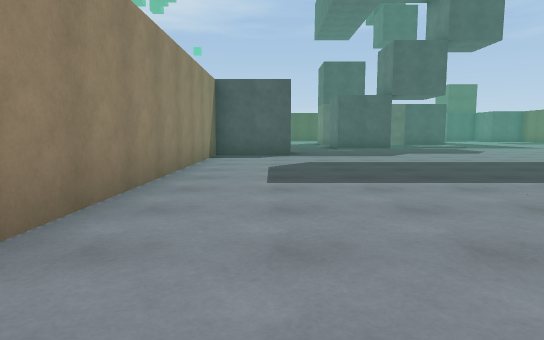
[1] (above)

22 first-person views from a walk through a Unity game level. The camera is 1.2 m above the floor, tilts 6° down and sees 75° across. The floor is counted in squares, 2 m on a side. Each view is taken from the middle of a square. On the plan, view 1 faces up. The plan holds only what a view shows up to about 10 squares ahead; the rest is blank. The place goes on beyond the plan. The player character is not drawn.

[2]
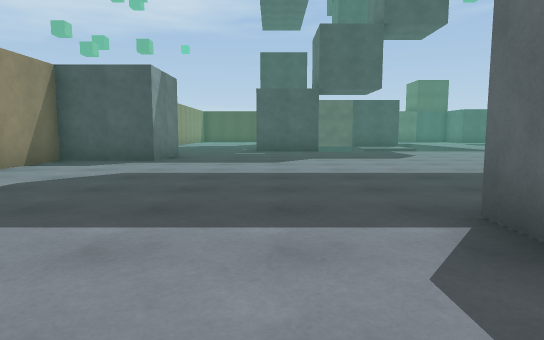

[3]
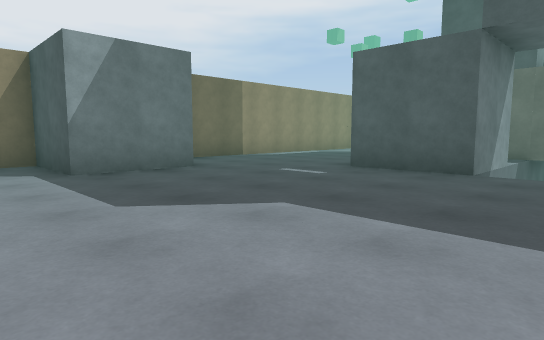

[4]
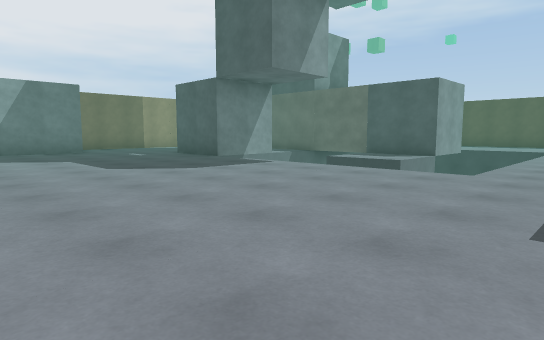

[5]
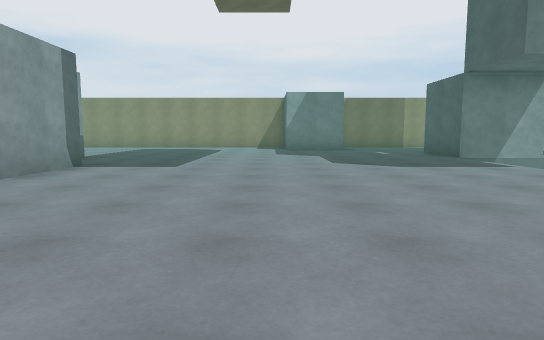

[6]
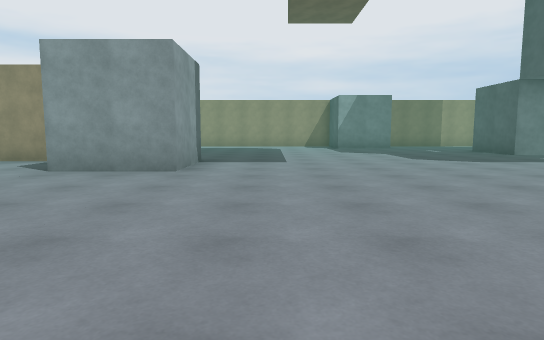

[7]
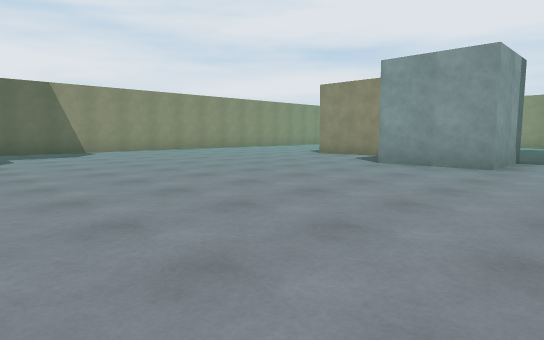

[8]
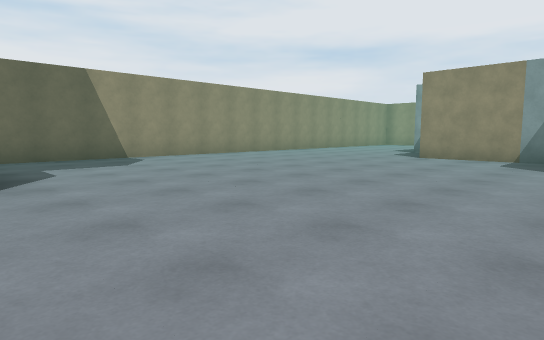

[9]
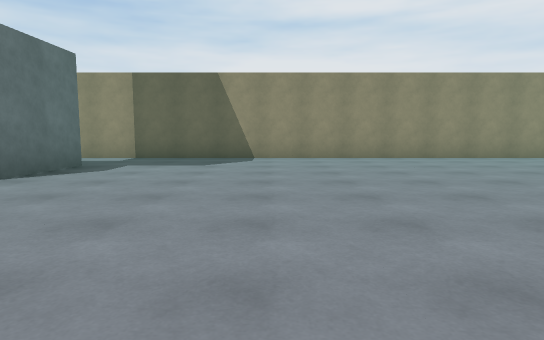

[10]
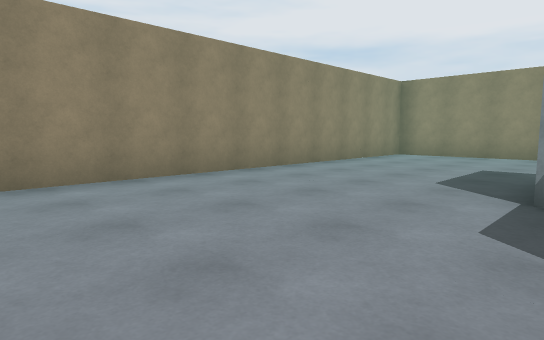

[11]
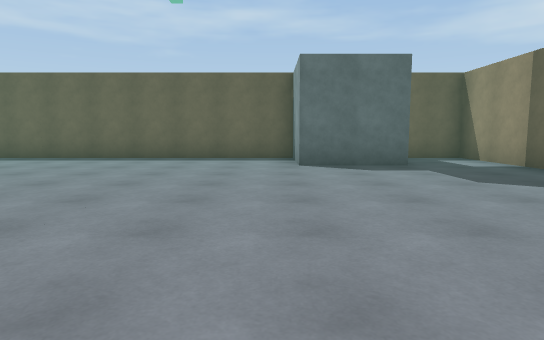

[12]
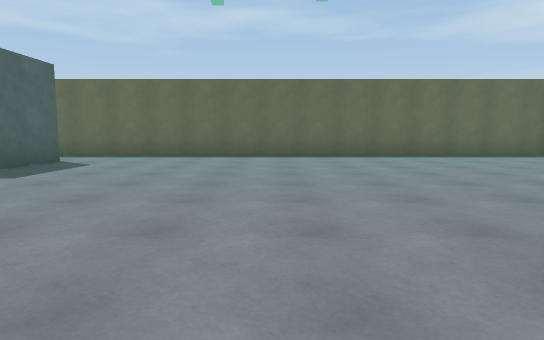

[13]
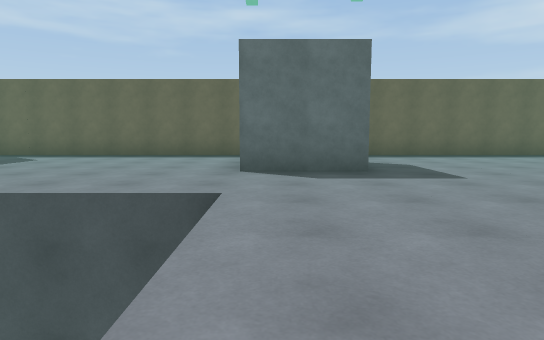

[14]
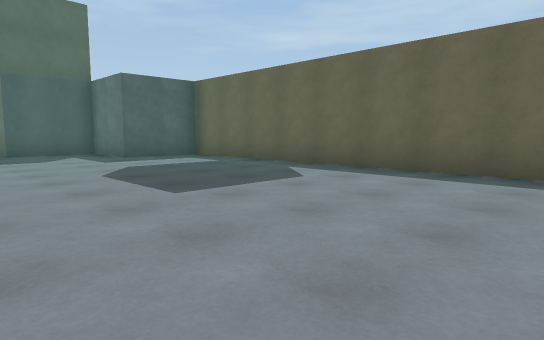

[15]
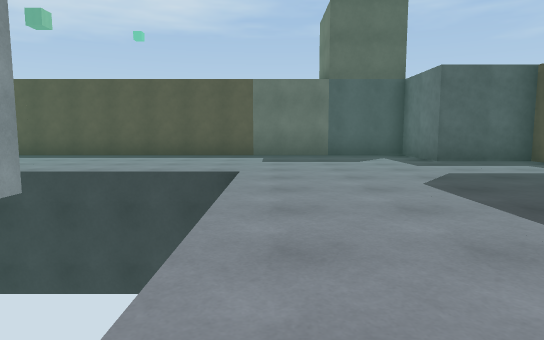

[16]
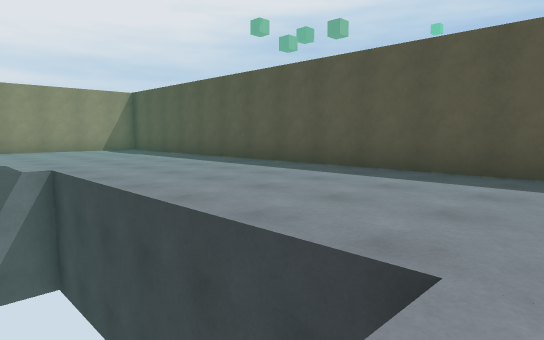

[17]
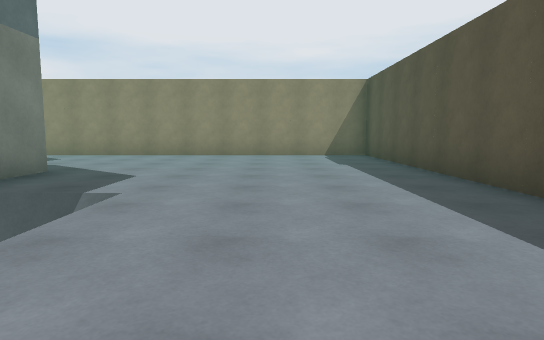

[18]
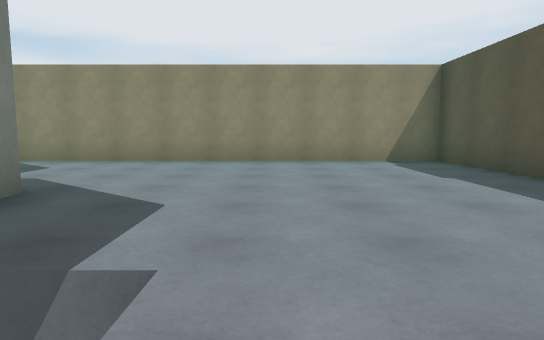

[19]
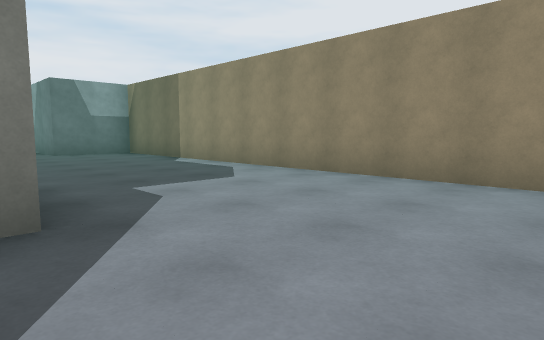

[20]
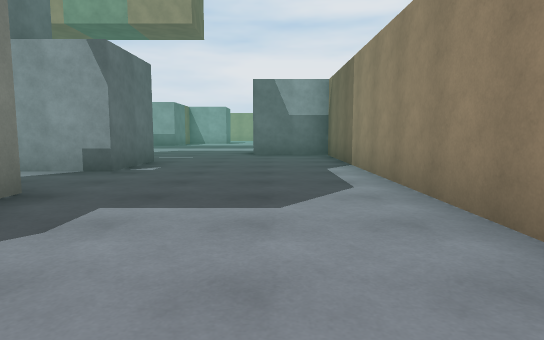

[21]
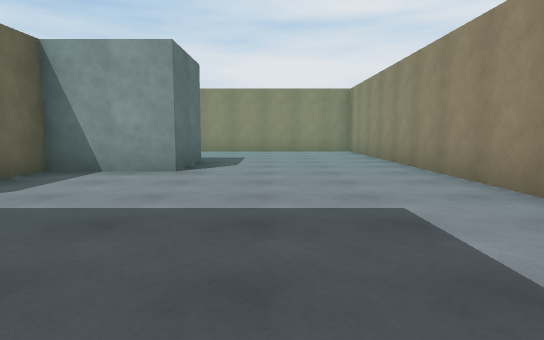

[22]
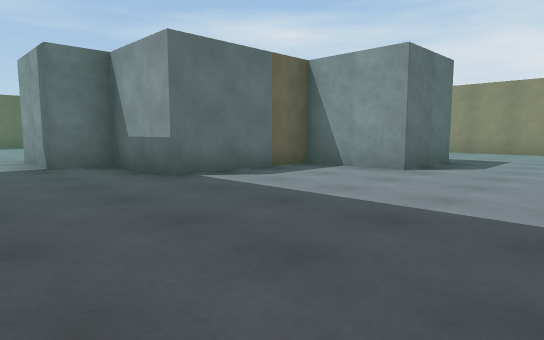

### Floor plan
Points are (right, up) in squares from view 1. A wall is a line through its corners. A room is listed if a view was taken in it or the views show most of it. See-through windows are left out.
Room 1 (views 1, 2, 3, 4, 5, 6, 7, 8, 9, 10, 11, 12, 13, 14, 15, 16, 17, 18, 19, 20, 21, 22)
walls: (12.5, 11.4) (12.5, 13.5); (4.5, 13.5) (2.5, 13.5) (2.5, 15.5) (4, 15.5); (14.5, 11.5) (12.8, 11.5); (6.5, 3) (6.5, 0.5); (4.8, 17.5) (4, 17.5); (2.4, 19.5) (3.5, 19.5); (2.5, -0.5) (2.5, 1.5) (4.5, 1.5) (4.5, 4.5) (6.5, 4.5) (6.5, 5.5) (8.5, 5.5) (8.5, 3.5); (14.5, -2.6) (14.5, -0.5) (16.5, -0.5) (16.5, 23.5) (14.5, 23.5) (14.5, 25.5) (-1.5, 25.5) (-1.5, 11.5) (0.5, 11.5) (0.5, 9.5) (-1.5, 9.5) (-1.5, -4.5) (16.5, -4.5) (16.5, -3.2)

Positions as (right, up) in squares from view 1, and headings:
1: (0, 0), facing up
2: (3, 2), facing up
3: (6, 8), facing up-left
4: (12, 8), facing up-left
5: (13, 9), facing left
6: (14, 7), facing left
7: (15, 7), facing down-left
8: (15, 4), facing down-left
9: (11, 4), facing down
10: (8, 0), facing down-left
11: (8, 0), facing right
12: (7, 7), facing right
13: (7, 13), facing right
14: (11, 15), facing up-right
15: (11, 16), facing up
16: (11, 20), facing up-left
17: (8, 23), facing left
18: (6, 22), facing left
19: (3, 22), facing down-left
20: (0, 21), facing down
21: (1, 7), facing down
22: (0, 7), facing down-right
